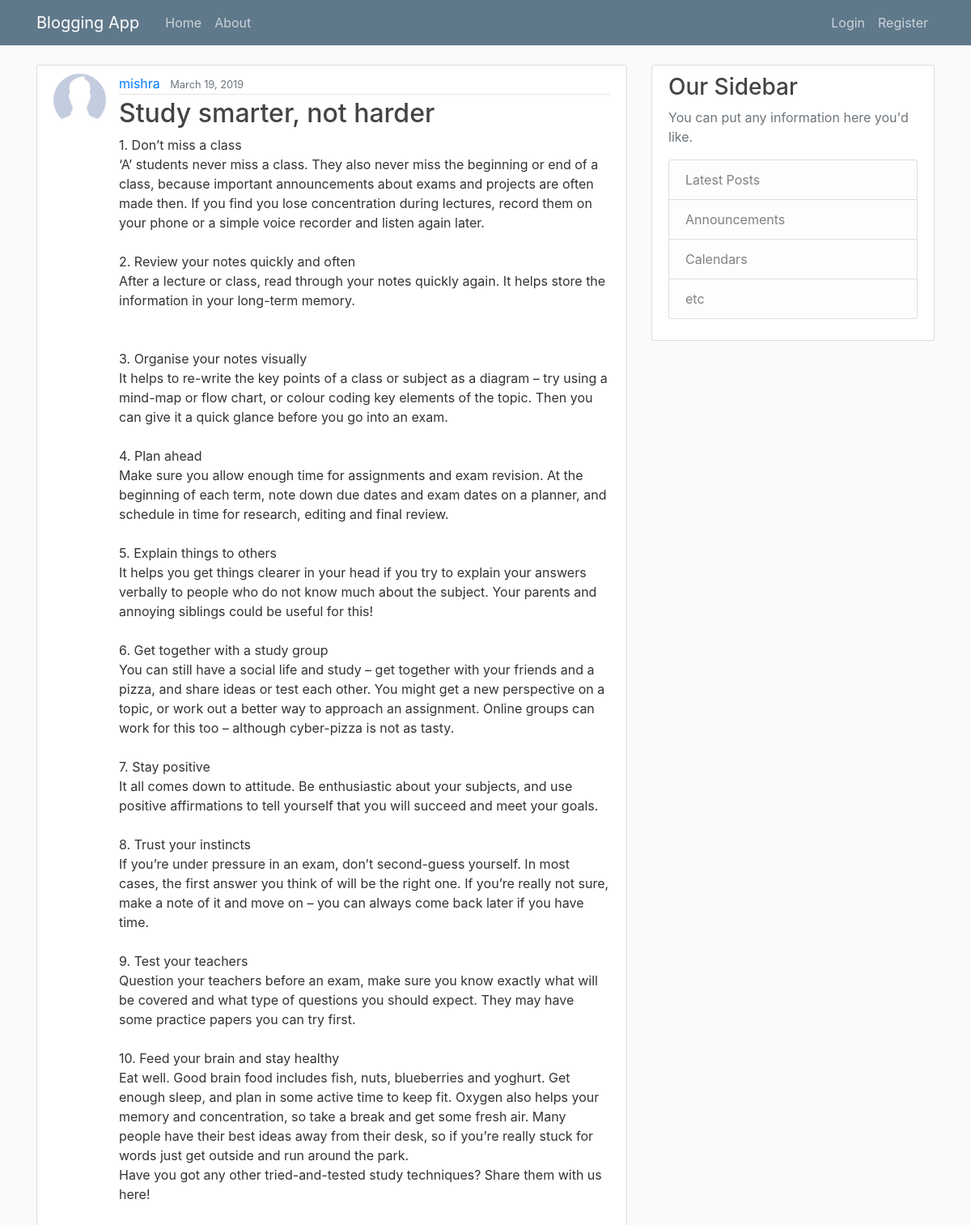
The app's page /post/17/ with its own data.
### blog/models.py (models this page shows, shortened)
class Post(models.Model):
    title = models.CharField(max_length=100)
    content = models.TextField()
    date_posted = models.DateTimeField(default=timezone.now)
    author = models.ForeignKey(User, on_delete=models.CASCADE)

### users/models.py (models this page shows, shortened)
class Profile(models.Model):
    user = models.OneToOneField(User, on_delete=models.CASCADE)
    image = models.ImageField(default='default.jpg', upload_to='profile_pics')

### blog/views.py (the view)
# urls.py: path('post/<int:pk>/',PostDetailView.as_view(), name='post-detail'),
class PostDetailView(DetailView):
    model = Post

### blog/templates/blog/post_detail.html (shortened to what this page needs)
{% extends "blog/base.html" %}
{% block content %}
    <article class="media content-section">
        <img class="rounded-circle article-img" src="{{ object.author.profile.image.url }}">
        <div class="media-body">
            <div class="article-metadata">
                <a class="mr-2" href="{% url 'user-posts' object.author.username %}">{{ object.author }}</a>
                <small class="text-muted">{{ object.date_posted|date:"F d, Y " }}</small>
            </div>
            <h2 class="article-title">{{ object.title }}</h2>
            <p class="article-content">{{ object.content }}</p>
        </div>
    </article>
{% endblock content %}

### blog/static/blog/main.css (style rules this page uses)
body { background: #fafafa; color: #333333; margin-top: 5rem; }
h1, h2, h3, h4, h5, h6 { color: #444444; }
.content-section { background: #ffffff; padding: 10px 20px; border: 1px solid #dddddd; border-radius: 3px; margin-bottom: 20px; }
.article-title { color: #444444; }
.article-content { white-space: pre-line; }
.article-img { height: 65px; width: 65px; margin-right: 16px; }
.article-metadata { padding-bottom: 1px; margin-bottom: 4px; border-bottom: 1px solid #e3e3e3 }

### records on screen
Post: author.profile.image (placeholder picture), author "mishra", date_posted "March 19, 2019", title "Study smarter, not harder", content "1. Don’t miss a class ‘A’ students never miss a class. They also never miss the beginning or end of a class, because important announcements about exams and projects are often made then. If you find you lose concentration during lectures, record them on your phone or a simple voice recorder and listen again later. 2. Review your notes quickly and often After a lecture or class, read through your notes quickly again. It helps store the information in your long-term memory. 3. Organise your notes visually It helps to re-write the key points of a class or subject as a diagram – try using a mind-map or flow chart, or colour coding key elements of the topic. Then you can give it a quick glance…"
